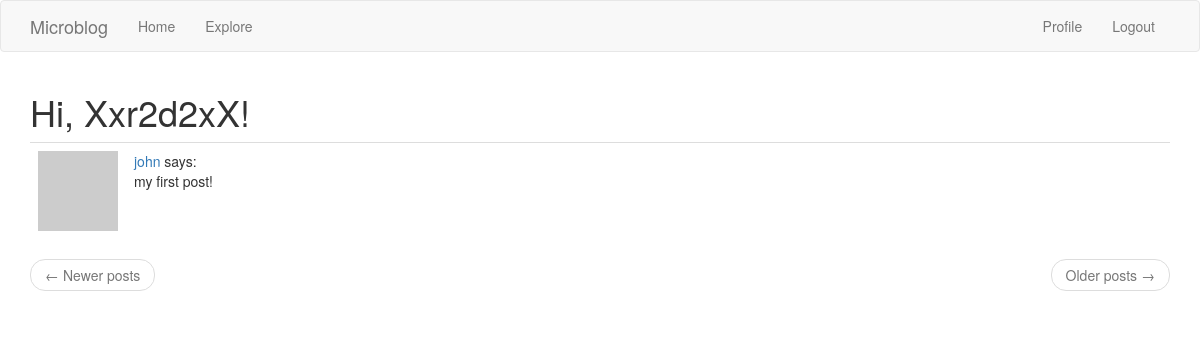
The page /explore (signed in) on the database its author committed.
### app/models.py (models this page shows, shortened)
class User(UserMixin, db.Model):
    id = db.Column(db.Integer, primary_key=True)
    username = db.Column(db.String(64), index=True, unique=True)
    email = db.Column(db.String(120), index=True, unique=True)
    password_hash = db.Column(db.String(128))
    posts = db.relationship('Post', backref='author', lazy='dynamic')
    about_me = db.Column(db.String(140))
    last_seen = db.Column(db.DateTime, default=datetime.utcnow())
    followed = db.relationship(
        'User', secondary=followers,
        primaryjoin=(followers.c.follower_id == id),
        secondaryjoin=(followers.c.followed_id == id),
        backref=db.backref('followers', lazy='dynamic'), lazy='dynamic')
    def avatar(self, size):
        digest = md5(self.email.lower().encode('utf-8')).hexdigest()
        return 'https://www.gravatar.com/avatar/{}?d=identicon&s={}'.format(digest, size)

class Post(db.Model):
    id = id = db.Column(db.Integer, primary_key=True)
    body = db.Column(db.String(140))
    timestamp = db.Column(db.DateTime, index=True, default=datetime.utcnow)
    user_id = db.Column(db.Integer, db.ForeignKey('user.id'))

### app/routes.py (the view)
@app.route('/explore')
@login_required
def explore():
    page = request.args.get('page', 1, type=int)
    posts = Post.query.order_by(Post.timestamp.desc()).paginate(
        page, app.config['POSTS_PER_PAGE'], False)
    next_url = url_for('explore', page=posts.next_num) \
        if posts.has_next else None
    prev_url = url_for('explore', page=posts.prev_num) \
        if posts.has_prev else None
    return render_template("index.html", title='Explore', posts=posts.items, next_url=next_url, prev_url=prev_url)

### app/models.py (called while the page is built)
@login.user_loader
def load_user(id):
    return User.query.get(int(id))

### app/routes.py (called while the page is built)
@app.before_request
def before_request():
    if current_user.is_authenticated:
        current_user.last_seen = datetime.utcnow()
        db.session.commit()

### app/templates/index.html (shortened to what this page needs)
{% extends "base.html" %}
{% import 'bootstrap/wtf.html' as wtf %}
{% block app_content %}
    <h1>Hi, {{ current_user.username }}!</h1>
    {% for post in posts %}
        {% include '_post.html' %}
    {% endfor %}
    <nav aria-label="...">
        <ul class="pager">
            <li class="previous{% if not prev_url %} disabled{% endif %}">
                <a href="{{ prev_url or '#' }}">
                    <span aria-hidden="true">&larr;</span> Newer posts
                </a>
            </li>
            <li class="next{% if not next_url %} disabled{% endif %}">
                <a href="{{ next_url or '#' }}">
                    Older posts <span aria-hidden="true">&rarr;</span>
                </a>
            </li>
        </ul>
    </nav>
{% endblock %}

### app/templates/_post.html
<table class="table table-hover">
        <tr>
            <td width="70px">
                <a href="{{ url_for('user', username=post.author.username) }}">
                    <img src="{{ post.author.avatar(70) }}" />
                </a>
            </td>
            <td>
                <a href="{{ url_for('user', username=post.author.username) }}">
                    {{ post.author.username }}
                </a>
                says:
                <br>
                {{ post.body }}
            </td>
        </tr>
    </table>

### rows shown on the page
User: username "Xxr2d2xX"
Post: author.username "john", body "my first post!"
